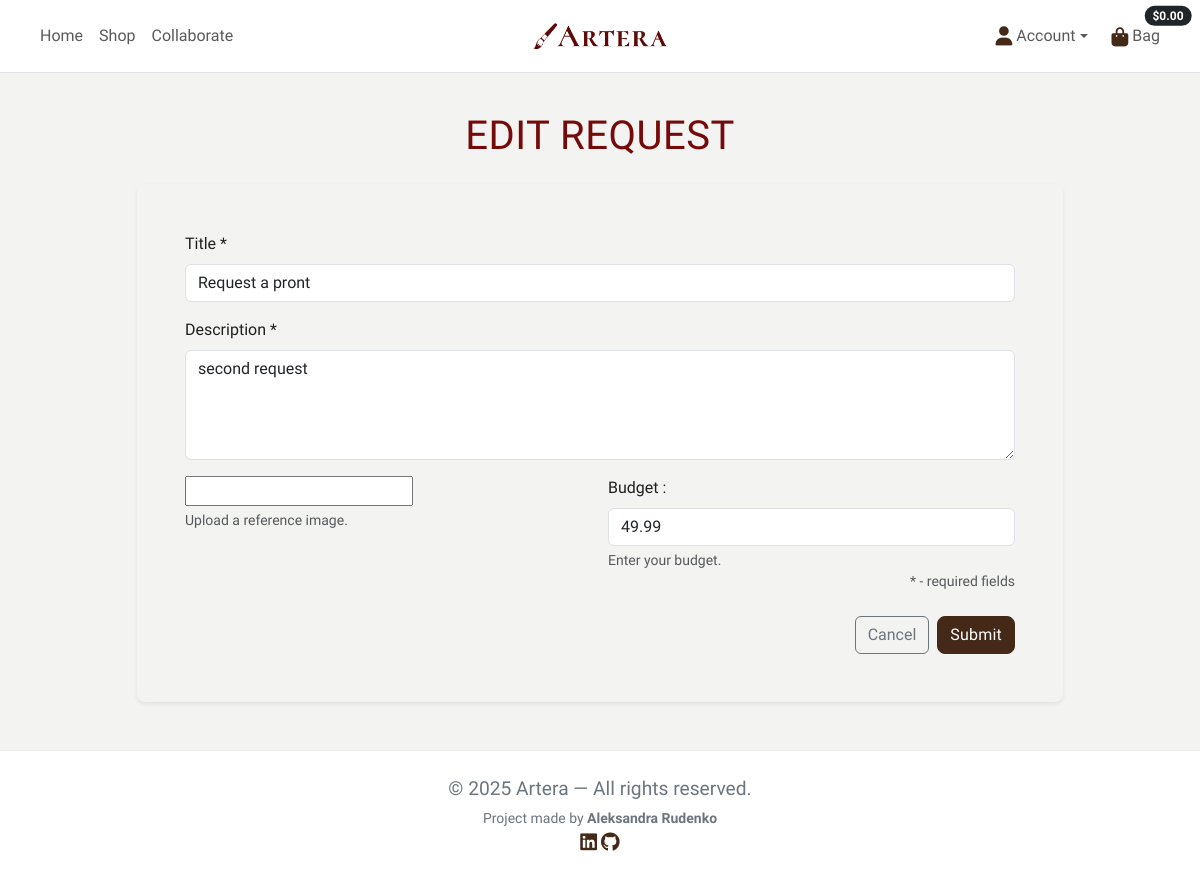
Screenshot of /services/requests/3/edit/ (signed in) with the database file from the repository.
### services/models.py (models this page shows)
class ArtworkRequest(models.Model):
    STATUS = [
        ("in_review", "In review"),
        ("accepted", "Accepted"),
        ("rejected", "Rejected"),
    ]
    user = models.ForeignKey(
        settings.AUTH_USER_MODEL,
        on_delete=models.CASCADE,
        related_name="service_requests"
    )
    title = models.CharField(max_length=120, blank=False)
    description = models.TextField(blank=False, max_length=1000)
    ref_image = CloudinaryField('image', folder='requests', blank=True)
    budget_cents = models.DecimalField(
        max_digits=10,
        decimal_places=2,
        null=True,
        blank=True
    )
    status = models.CharField(
        max_length=20,
        choices=STATUS,
        default="in_review"
    )
    created_at = models.DateTimeField(auto_now_add=True)

### services/views.py (the view)
# urls.py: path("requests/<int:pk>/edit/", views.request_edit, name="request_edit"),
@login_required
def request_edit(request, pk):
    req = get_object_or_404(ArtworkRequest, pk=pk, user=request.user)
    if request.method == "POST":
        form = ArtworkRequestForm(request.POST, request.FILES, instance=req)
        if form.is_valid():
            form.save()
            messages.success(request, "Request updated.")
            return redirect("request_detail", pk=req.pk)
        messages.error(request, "Please fix the errors below.")
    else:
        form = ArtworkRequestForm(instance=req)
    return render(
        request,
        "services/request_form.html",
        {
            "form": form,
            "is_edit": True,
            "request_obj": req,
        },
    )

### services/forms.py
class ArtworkRequestForm(forms.ModelForm):
    class Meta:
        model = ArtworkRequest
        fields = ["title", "description", "ref_image", "budget_cents"]
        widgets = {
            "title": forms.TextInput(attrs={"class": "form-control"}),
            "description": forms.Textarea(
                attrs={"class": "form-control", "rows": 4}
            ),
            "budget_cents": forms.NumberInput(
                attrs={"class": "form-control", "min": 0}
            ),
        }
    def __init__(self, *args, **kwargs):
        super().__init__(*args, **kwargs)
        for name, field in self.fields.items():
            if field.required:
                field.label = f"{field.label} *"

### bag/contexts.py (called while the page is built, shortened)
def bag_contents(request):
    bag_items = []
    total = Decimal("0")
    product_count = 0
    bag = request.session.get('bag', {})
    delivery = Decimal('0.00')
    grand_total = total
    context = {
        'bag_items': bag_items,
        'total': total,
        'product_count': product_count,
        'delivery': delivery,
        'grand_total': grand_total,
    }
    return context

### services/templates/services/request_form.html (shortened to what this page needs)
{% extends "base.html" %}
{% load static %}
{% block content %}
<div class="container py-5">
    <h1 class="mb-4 text-center">{% if is_edit %}Edit Request{% else %}Make a Request{% endif %}</h1>
    <div class="row justify-content-center">
        <div class="col-12 col-lg-10">
            <div class="services-card border-0 shadow-sm rounded-3">
                <div class="card-body p-4 p-md-5">
                    <form method="post" enctype="multipart/form-data" class="row g-3">
                        <div class="col-12">
                            <label class="form-label">{{ form.title.label }}</label>
                            {{ form.title }}
                        </div>
                        <div class="col-12">
                            <label class="form-label">{{ form.description.label }}</label>
                            {{ form.description }}
                        </div>
                        {% if is_edit and request_obj.ref_image %}
                        <div class="rounded">
                            <img src="{{ request_obj.ref_image.url }}" class="current-image" alt="Current Image">
                        </div>
                        {% else %}
                        <div class="col-md-6">
                            {{ form.ref_image }}
                            <div class="form-text">Upload a reference image.</div>
                        </div>
                        {% endif %}
                        <div class="col-md-6">
                            <label class="form-label">Budget :</label>
                            {{ form.budget_cents }}
                            <div class="form-text">Enter your budget.</div>
                            <p class="text-muted small text-end">* - required fields</p>
                        </div>
                        <div class="col-12 d-flex justify-content-end gap-2 mt-2">
                            <a href="{% url 'all_artworks' %}" class="btn btn-outline-secondary"
                                aria-label="Link to cancel form">Cancel</a>
                            <button class="btn btn-dark" type="submit">Submit</button>
                        </div>
                    </form>
                </div>
            </div>
        </div>
    </div>
</div>
{% endblock %}

### static/css/base.css (style rules this page uses)
:root { --primary-font: "Cardo", serif; --primary-color: #442818; --secondary-color: #760909; --accent-1: #C2D2C2; --accent-1-dark: #2D4739; --bg-color: #F3F3F2; --surface: #FFFFFF; --ink: #1f1f1f; --muted: #6c757d; --border: rgba(0, 0, 0, .08); --shadow-sm: 0 6px 18px rgba(0, 0, 0, .08); --shadow-md: 0 10px 24px rgba(0, 0, 0, .1); --radius: 12px; }
html { overflow-y: scroll; }
body { font-family: var(--primary-font); background: var(--bg-color); color: var(--ink); display: flex; flex-direction: column; min-height: 100vh; overflow-x: hidden; }
h1, h2 { font-family: var(--primary-font); color: var(--secondary-color); letter-spacing: 0.5px; text-transform: uppercase; }
p { font-size: 1.2rem; }
.services-card { height: auto; display: block; }
.btn { max-width: 300px; }
.btn-dark { background: var(--primary-color); border-color: var(--primary-color); color: #fff; border-radius: 8px; letter-spacing: 0.2px; }
a { color: var(--primary-color); text-decoration: none; }

### rows the page displays
ArtworkRequest: title "Request a pront", description "second request", budget_cents "49.99"
